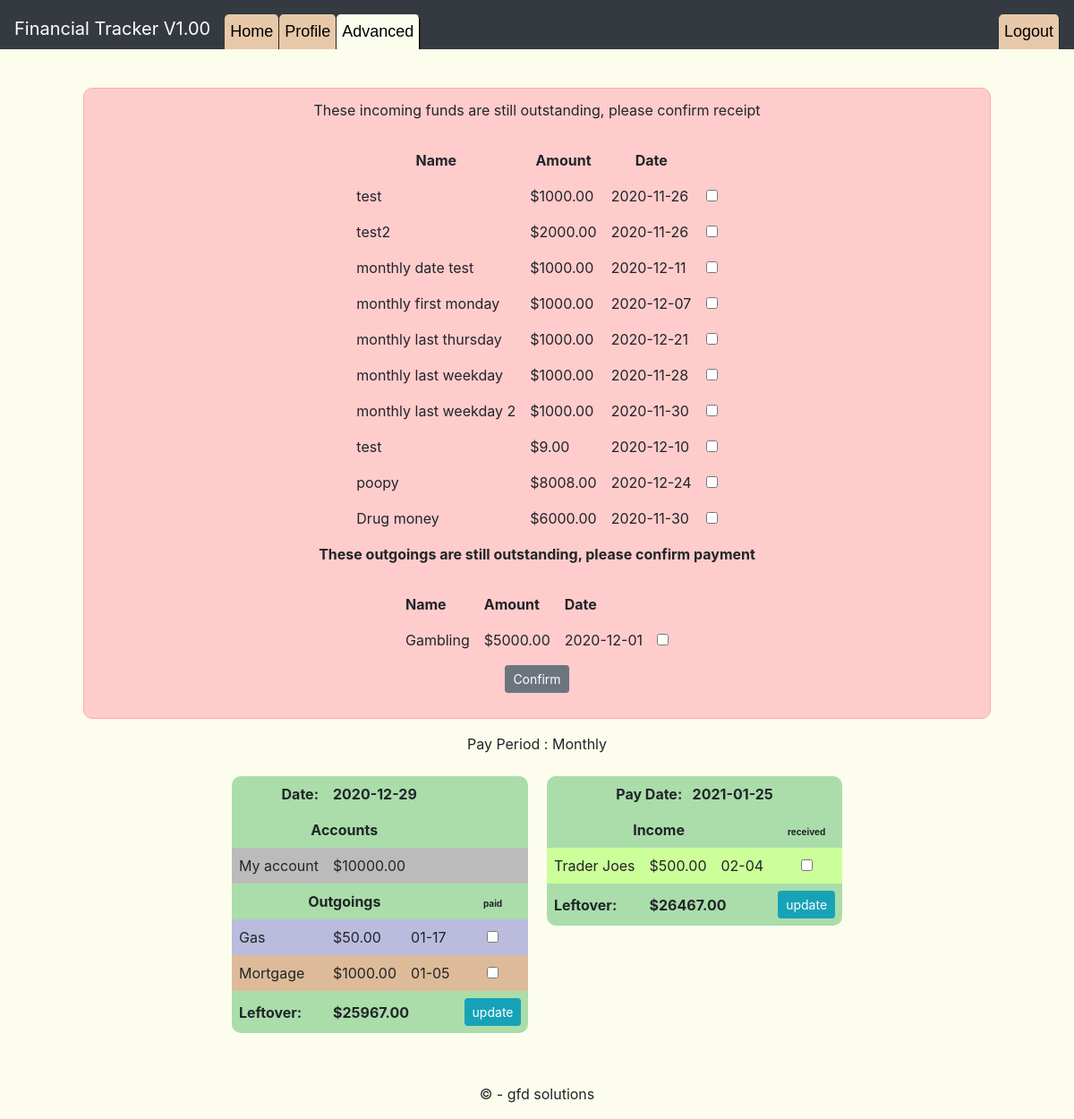
The app's page /advanced (signed in) with its own data.
### tables this page shows
CREATE TABLE income (
    id INTEGER PRIMARY KEY AUTOINCREMENT,
    name TEXT NOT NULL,
    category TEXT,
    amount REAL NOT NULL,
    payday DATE NOT NULL,
    freq TEXT NOT NULL,
    acc_id INTEGER NOT NULL,
    user_id INTEGER NOT NULL);

CREATE TABLE outgoings (
    id INTEGER PRIMARY KEY AUTOINCREMENT NOT NULL,
    name TEXT NOT NULL,
    category TEXT NOT NULL,
    amount REAL NOT NULL,
    due DATE NOT NULL,
    freq TEXT NOT NULL,
    acc_id INTEGER NOT NULL,
    user_id INTEGER NOT NULL);

CREATE TABLE accounts (id INTEGER PRIMARY KEY AUTOINCREMENT NOT NULL, name TEXT NOT NULL, category TEXT NOT NULL, balance REAL NOT NULL, user_id INTEGER NOT NULL);

### views.py (the view, shortened to what this page needs)
@app.route("/advanced", methods=["GET","POST"])
@login_required
def advanced():
    active_page = {}
    active_page["advanced"] = "active"
    cur = db.execute("SELECT name,balance,id FROM accounts WHERE user_id = :user_id AND category = 'Primary'", {"user_id": session["user_id"]})
    pri_account = sql_parse(cur)
    if not pri_account:
        return redirect("/profile")
    pri_income = get_primary_income(session["user_id"])
    if not pri_income:
        return redirect("/profile")
    pri_account = pri_account[0]
    cur = db.execute("SELECT name, amount, category, payday, id, freq FROM income WHERE payday < :today AND user_id = :user_id",
        {"today": date.today().strftime("%Y-%m-%d"), "user_id": session["user_id"]})
    past_in = sql_parse(cur)
    cur = db.execute("SELECT SUM(amount) FROM income WHERE payday < :today AND user_id = :user_id",
        {"today": date.today().strftime("%Y-%m-%d"), "user_id": session["user_id"]})
    past_in_tot = sql_parse(cur)
    past_in_tot = past_in_tot[0]["SUM(amount)"]
    if not past_in_tot:
        past_in_tot = 0
    cur = db.execute("SELECT name, amount, category, due, id, freq FROM outgoings WHERE due < :today AND user_id = :user_id",
        {"today": date.today().strftime("%Y-%m-%d"), "user_id": session["user_id"]})
    past_out = sql_parse(cur)
    cur = db.execute("SELECT SUM(amount) FROM outgoings WHERE due < :today AND user_id = :user_id",
        {"today": date.today().strftime("%Y-%m-%d"), "user_id": session["user_id"]})
    past_out_tot = sql_parse(cur)
    past_out_tot = past_out_tot[0]["SUM(amount)"]
    if not past_out_tot:
        past_out_tot = 0
    pay_date = make_datetime(pri_income[0]["payday"])
    for freq in FREQUENCY:
        value = freq["value"].split("-")
        in_freq = pri_income[0]["freq"].split("-")
        if len(in_freq) == 2 and len(value) == 2:
            if value[0] == in_freq[0] and value[1] == in_freq[1]:
                pay_period = freq["text"]
        elif len(in_freq) == 3 and len(value) == 3:
            pay_period = "Monthly"
        elif len(in_freq) == 1 and len(value) == 1:
            if value[0] == in_freq[0]:
                pay_period = freq["text"]
    if date.today() < pay_date:
        next_payday = pay_date
    else:
        next_payday = get_next_payday(pri_income[0]["payday"],pri_income[0]["freq"])
    next_payday = wknd_adjust(next_payday)
    two_paydays = get_next_payday(next_payday.strftime("%Y-%m-%d"),pri_income[0]["freq"])
    two_paydays = wknd_adjust(two_paydays)
    income = get_transactions("income", date.today(), next_payday, pri_account, session["user_id"])
    tot_income = get_total("income", date.today(), next_payday, pri_account, session["user_id"])
    tot_income += past_in_tot
    next_in = get_transactions("income", next_payday, two_paydays, pri_account, session["user_id"])
    next_tot_in = get_total("income", next_payday, two_paydays, pri_account, session["user_id"])
    outgoings = get_transactions("outgoings", date.today(), next_payday, pri_account, session["user_id"])
    tot_out = get_total("outgoings", date.today(), next_payday, pri_account, session["user_id"])
    tot_out += past_out_tot
    next_out = get_transactions("outgoings", next_payday, two_paydays, pri_account, session["user_id"])
    next_tot_out = get_total("outgoings", next_payday, two_paydays, pri_account, session["user_id"])
    cur = db.execute("SELECT name, balance, category FROM accounts WHERE user_id = :user_id ORDER BY category, balance",
        {"user_id":session["user_id"]})
    accounts = sql_parse(cur)
    fun_money = pri_account["balance"] + tot_income - tot_out
    next_fun_money = fun_money + next_tot_in - next_tot_out
    return render_template("advanced.html", accounts=accounts, income=income,
        next_in=next_in, outgoings=outgoings, next_out=next_out,
        fun_money=fun_money, next_fun_money=next_fun_money, active_page=active_page,
        next_payday=next_payday, past_in=past_in, past_out=past_out,
        pay_period=pay_period, today=date.today())

### application.py (called while the page is built)
@app.context_processor
def utility_processor():
    def format_money(amount,currency='$'):
        return '{1}{0:.2f}'.format(amount,currency)
    return dict(format_money=format_money)

### helpers.py (called while the page is built)
def login_required(f):
    @wraps(f)
    def decorated_function(*args, **kwargs):
        if session.get("user_id") is None:
            return redirect("/login")
        return f(*args, **kwargs)
    return decorated_function

def sql_parse(cursor):
    result = []
    data = cursor.fetchall()
    for rows in data:
        c = 0
        res_dic = {}
        for columns in rows:
            res_dic[cursor.description[c][0]] = columns
            c += 1
        result.append(res_dic)
    return result

def make_datetime(date_string):
    y, m, d = (int(i) for i in date_string.split('-'))
    return datetime.date(y, m, d)

def wknd_adjust(date):
    if date.weekday() == 5:
            date -= datetime.timedelta(days=1)
    elif date.weekday() == 6:
            date += datetime.timedelta(days=1)
    return date

def get_transactions(table, start_date, end_date, account, user_id):
    if table == "outgoings":
        t_date = "due"
        order = "ORDER by category DESC, amount DESC"
    elif table == "income":
        t_date = "payday"
        order = "ORDER by freq, amount DESC"
    sql_string = '''SELECT name, amount, category, {1}, id, freq FROM {0}
        WHERE acc_id = :acc_id AND user_id = :user_id
        AND {1} >= :start_date AND {1} < :end_date {2}'''.format(table, t_date, order)
    cur = db.execute(sql_string, {"acc_id": account["id"], "user_id": user_id,
        "start_date": start_date.strftime("%Y-%m-%d"), "end_date": end_date.strftime("%Y-%m-%d")})
    return sql_parse(cur)

def get_total(table, start_date, end_date, account, user_id):
    if table == "outgoings":
        t_date = "due"
    elif table == "income":
        t_date = "payday"
    sql_string = "SELECT SUM(amount) FROM {0} WHERE acc_id = :acc_id AND user_id = :user_id AND {1} >= :start_date AND {1} < :end_date".format(table,t_date)
    cur = db.execute(sql_string, {"acc_id": account["id"], "user_id":user_id, "start_date": start_date.strftime("%Y-%m-%d"), "end_date": end_date.strftime("%Y-%m-%d")})
    tot = sql_parse(cur)[0]["SUM(amount)"]
    if not tot:
        tot = 0
    return tot

### templates/advanced.html (shortened to what this page needs)
{% extends "layout.html" %}
{% block main %}
    <div class="container-fluid">
        {% if past_in or past_out %}
            <div class="jumbotron alert">
                <form action="/advanced" method="post">
                {% if past_in  %}
                    <p>These incoming funds are still outstanding, please confirm receipt</p>
                    <table class="mytable">
                        <thead>
                            <td class="alert_tab">Name</td><td class="alert_tab">Amount</td><td class="alert_tab">Date</td><td></td>
                        </thead>
                        {% for inc in past_in %}
                            <tr>
                                <td>{{ inc["name"] }}</td>
                                <td>{{ format_money(inc["amount"]) }}</td>
                                <td>{{ inc["payday"] }}</td>
                                <td>
                                    <input type="checkbox" id="in{{ inc['id'] }}" name="in{{ inc['id'] }}" value="confirmed">
                                </td>
                            </tr>
                        {% endfor %}
                    </table>
                {% endif %}
                {% if past_out  %}
                    <p><strong>These outgoings are still outstanding, please confirm payment</strong></p>
                    <table class="mytable">
                        <thead>
                            <tr class="alert_tab">
                                <td>Name</td><td>Amount</td><td colspan="2">Date</td>
                            </tr>
                        </thead>
                        {% for out in past_out %}
                            <tr>
                                <td>{{ out["name"] }}</td>
                                <td>{{ format_money(out["amount"]) }}</td>
                                <td>{{ out["due"] }}</td>
                                <td>
                                    <input type="checkbox" id="out{{ out['id'] }}" name="out{{ out['id'] }}" value="confirmed">
                                </td>
                            </tr>
                        {% endfor %}
                    </table>
                {% endif %}
                    <div class="form-group">
                        <tr>
                            <td><button class="btn btn-secondary btn-sm" type="submit">Confirm</button></td>
                        </tr>
                    </div>
                </form>
            </div>
        {% endif %}
        <p>Pay Period : {{ pay_period }}</p>
        <table class="mytable">
            <thead>
                <th class="tlc" style="text-align: right;">Date:</th><th colspan=3 class="trc" style="text-align: left;">{{ today }}</th>
            </thead>
            <tr>
                <th colspan=3 style="text-align: center;">Accounts</th>
                <th></th>
            </tr>
            {% for acc in accounts %}
                <tr class= "{{ acc['category'] }}">
                    <td>{{ acc["name"] }}</td>
                    <td colspan="3" style="text-align: left"><span id="balance" url="advanced">{{ format_money(acc["balance"]) }}</span></td>
                </tr>
            {% endfor %}
            <form action="/advanced" method ="post">
                {% if outgoings %}
                <tr>
                    <th colspan="3" style="text-align: center;">Outgoings</th>
                    <th style="text-align:center"><span class="tiny">paid</span></th>
                </tr>
                {% for out in outgoings %}
                    <tr class = "def {{ out['category'] }}">
                        <td>{{ out["name"] }}</td>
                        <td>{{ format_money(out["amount"]) }}</td>
                        <td>{{ out["due"].split('-')[1] }}-{{ out["due"].split('-')[2] }}</td>
                        <td style="text-align:center"><input type="checkbox" id="out{{ out['id'] }}" name="out{{ out['id'] }}" value="paid"></td>
                    </tr>
                {% endfor %}
                {% endif %}
                <tr>
                    <th class="blc">Leftover:</th>
                    <th colspan="2">{{ format_money(fun_money) }}</th>
                    <th class="brc">
                        {% if income or outgoings %}
                            <button class="btn btn-info btn-sm" type="submit">update</button>
                        {% endif %}
                    </th>
                </tr>
            </form>
        </table>
        <table class="mytable">
            <form action="/advanced" method="post">
                <thead>
                    <th colspan="4" class="tlc trc" style="text-align:center">Pay Date:&nbsp&nbsp {{ next_payday }}</th>
                </thead>
                {% if next_in %}
                 <tr>
                    <th colspan="3" style="text-align: center">Income</th>
                    <th style="text-align:center"><span class="tiny">received</span></th>
                </tr>
                {% for pay in next_in %}
                    <tr class="{{ pay['freq'].split('-')[0] }}">
                        <td>{{ pay["name"] }}</td>
                        <td>{{ format_money(pay["amount"]) }}</td>
                        <td>{{ pay["payday"].split('-')[1] }}-{{ pay["payday"].split('-')[2] }}</td>
                        <td class="center"><input type="checkbox" id="in{{ pay['id'] }}" name="in{{ pay['id'] }}" value="paid"></td>
                    </tr>
                {% endfor %}
                {% endif %}
                <tr>
                    <th class="blc">Leftover:</th>
                    <th colspan="2">{{ format_money(next_fun_money) }}</th>
                    <th class="brc">
                        {% if next_in or next_out %}
                            <button class="btn btn-info btn-sm" type="submit">update</button>
                        {% endif %}
                    </th>
                </tr>
            </form>
        </table>
    </div>
{% endblock %}

### static/style.css (style rules this page uses)
.def { background: #999977; }
.housing { background: #ddbb99; }
.utility { background: #bbbbdd; }
.Primary { background: #bbbbbb; }
.biweekly { background: #ccff99; }
.tiny { font-size:x-small; }
.mytable { display: inline-block; vertical-align: top; margin: auto; padding: 8px; border-radius: 20px; border-collapse: collapse; }
td { text-align: left; padding: 8px; border-collapse: collapse; }
.center { text-align: center; }
th { text-align: left; padding: 8px; border: none; border-collapse: collapse; background: #aaddaa; }
.alert_tab { background-color: #ffcccc; font-weight:bold; text-align:center }
.blc { border-bottom-left-radius: 10px; }
.tlc { border-top-left-radius: 10px; }
.trc { border-top-right-radius: 10px; }
.brc { border-bottom-right-radius: 10px; }
body { padding-top:50px; }
body { background-color: #fcfded; }
.alert { background-color: #ffcccc; box-sizing:border-box; border-color: #ffaaaa; border-radius: 10px; }

### records on screen
income: name "test", amount "$1000.00", payday "2020-11-26"
income: name "test2", amount "$2000.00", payday "2020-11-26"
income: name "monthly date test", amount "$1000.00", payday "2020-12-11"
income: name "monthly first monday", amount "$1000.00", payday "2020-12-07"
income: name "monthly last thursday", amount "$1000.00", payday "2020-12-21"
income: name "monthly last weekday", amount "$1000.00", payday "2020-11-28"
income: name "monthly last weekday 2", amount "$1000.00", payday "2020-11-30"
income: name "test", amount "$9.00", payday "2020-12-10"
income: name "poopy", amount "$8008.00", payday "2020-12-24"
income: name "Drug money", amount "$6000.00", payday "2020-11-30"
outgoings: name "Gambling", amount "$5000.00", due "2020-12-01"
accounts: name "My account", balance "$10000.00"
outgoings: name "Gas", amount "$50.00", due "01", due "17"
outgoings: name "Mortgage", amount "$1000.00", due "01", due "05"
income: name "Trader Joes", amount "$500.00", payday "02", payday "04"

### other values on screen
{{ pay_period }} "Monthly"
{{ next_payday }} "2021-01-25"
